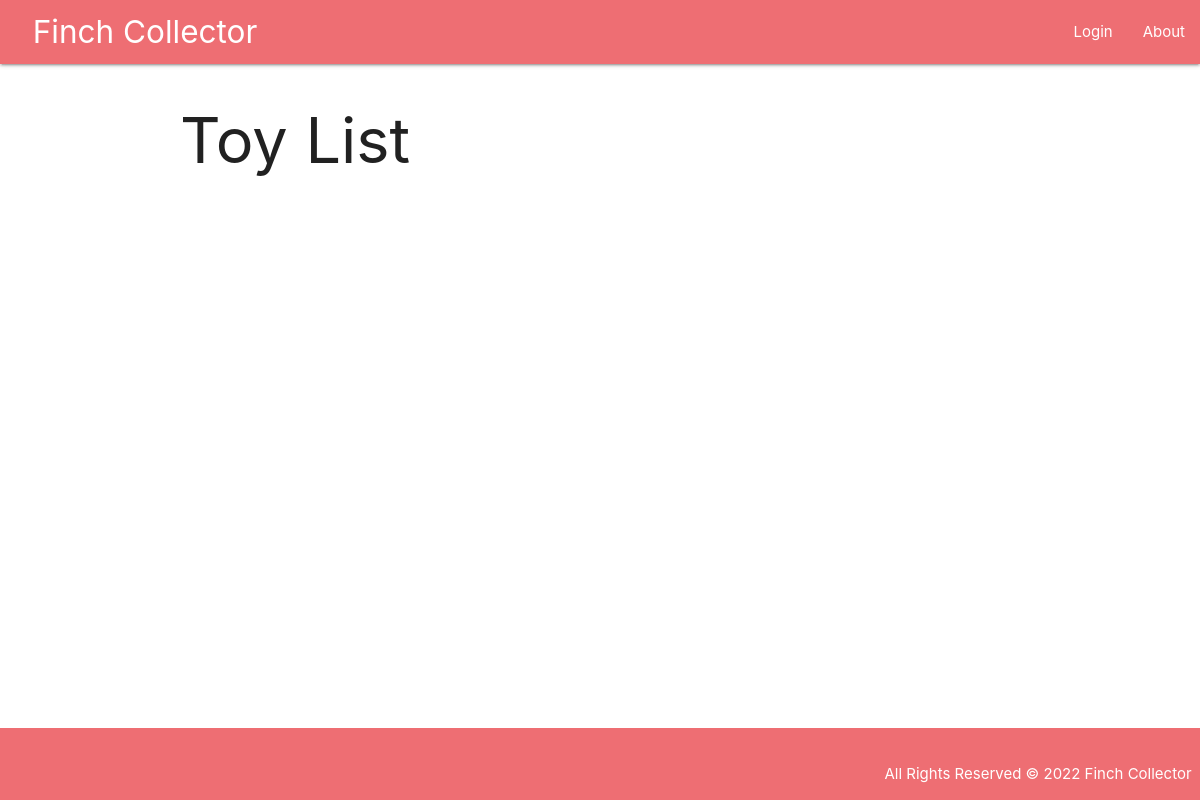
Before: /toys/ with the older database file.
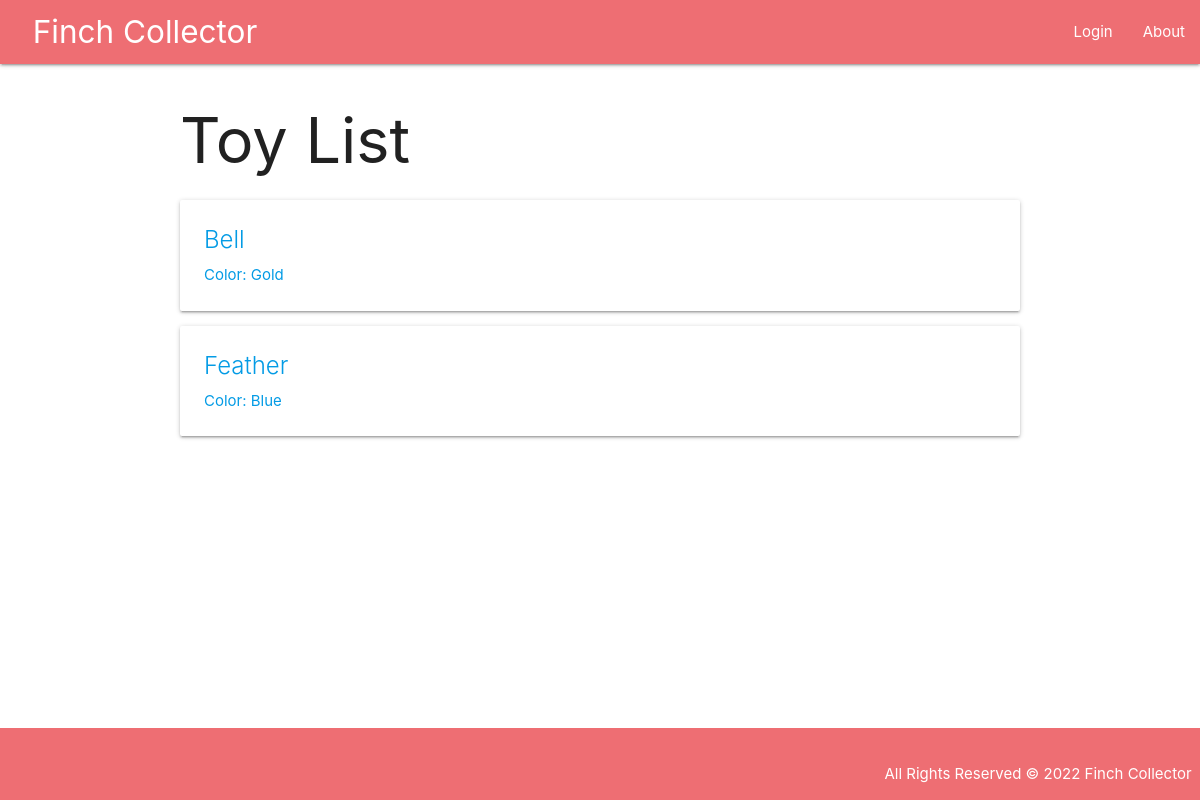
After: the same page with the newer database file.
### main_app/models.py (models this page shows, shortened)
class Toy(models.Model):
  name = models.CharField(max_length=50)
  color = models.CharField(max_length=20)

### main_app/views.py (the view)
# urls.py: path('toys/', views.ToyList.as_view(), name='toys'),
class ToyList(ListView):
  model = Toy
  context_object_name = 'toys'

### main_app/templates/main_app/toy_list.html
{% extends 'base.html' %}
{% block content %}
  <h1>Toy List</h1>
  {% for toy in toys %}
    <div class="card">
      <a href="{% url 'toy_detail' toy.id %}">
        <div class="card-content">
          <span class="card-title">{{ toy.name }}</span>
          <p>Color: {{ toy.color }}</p>
        </div>
      </a>
    </div>
  {% endfor %}
{% endblock %}

Changed rows visible on the page:
added Toy: name "Bell", color "Gold"
added Toy: name "Feather", color "Blue"
